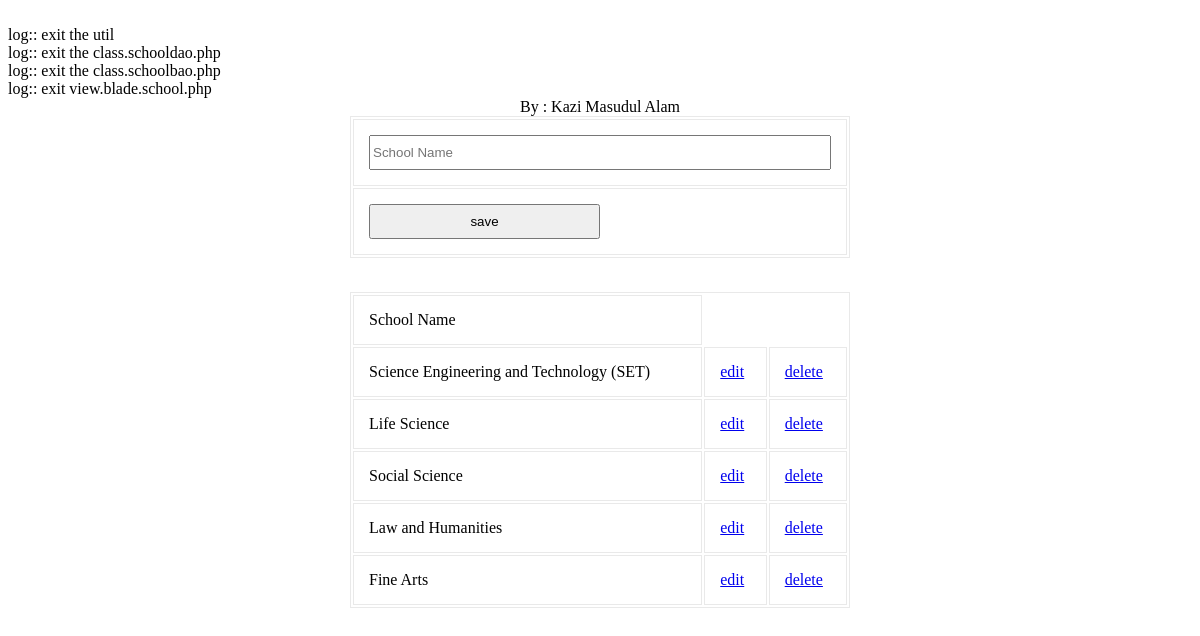
/modules/dash/view.school.php, run on the app's committed database.
### tables this page shows
CREATE TABLE `tbl_school` (
  `ID` varchar(40) NOT NULL,
  `Name` varchar(50) NOT NULL,
  `DeanID` varchar(40) NOT NULL
);

### common/class.common.php (called while the page is built, shortened)
<?php
class Result{
    private $_IsSuccess=0;
    private $_ResultObject;
    public function setIsSuccess($IsSuccess){
        $this->_IsSuccess = $IsSuccess;
    }
    public function getIsSuccess(){
        return $this->_IsSuccess;
    }
    public function setResultObject($ResultObject){
        $this->_ResultObject = $ResultObject;
    }
    public function getResultObject(){
        return $this->_ResultObject;
    }
}
class School{
    private $_ID;
    private $_Name;
    public function setID ( $ID ) {
        $this->_ID = $ID;
    }
    public function getID () {
        return $this->_ID;
    }
    public function setName( $Name ) {
        $this->_Name = $Name;
    }
    public function getName() {
        return $this->_Name;
    }
}
?>

### modules/dash/view.school.php (the view, shortened to what this page needs)
<?php
include_once 'blade/view.school.blade.php';
include_once '/../../common/class.common.php';
?>
<!DOCTYPE html PUBLIC "-//W3C//DTD XHTML 1.0 Transitional//EN" "http://www.w3.org/TR/xhtml1/DTD/xhtml1-transitional.dtd">
<html xmlns="http://www.w3.org/1999/xhtml">
	<head>
		<link rel="stylesheet" href="style.css" type="text/css" />
	</head>
<body>
<center>
	<div id="header">
		<label>By : Kazi Masudul Alam</a></label>
	</div>
	<div id="form">
		<form method="post">
			<table width="100%" border="1" cellpadding="15">
				<tr>
					<td><input type="text" name="txtName" placeholder="School Name" value="<?php
					if(isset($_GET['edit'])) echo $getROW->getName();  ?>" /></td>
				</tr>
				<tr>
					<td>
						<?php
						if(isset($_GET['edit']))
						{
							?>
							<button type="submit" name="update">update</button>
							<?php
						}
						else
						{
							?>
							<button type="submit" name="save">save</button>
							<?php
						}
						?>
					</td>
				</tr>
			</table>
		</form>
<br />
	<table width="100%" border="1" cellpadding="15" align="center">
	<?php
	$Result = $_SchoolBAO->getAllSchools();
	if($Result->getIsSuccess()){
		$SchoolList = $Result->getResultObject();
	?>
		<tr>
			<td>School Name</td>
		</tr>
		<?php
		for($i = 0; $i < sizeof($SchoolList); $i++) {
			$School = $SchoolList[$i];
			?>
		    <tr>
			    <td><?php echo $School->getName(); ?></td>
			    <td><a href="?edit=<?php echo $School->getID(); ?>" onclick="return confirm('sure to edit !'); " >edit</a></td>
			    <td><a href="?del=<?php echo $School->getID(); ?>" onclick="return confirm('sure to delete !'); " >delete</a></td>
		    </tr>
	    <?php
		}
	}
	else{
		echo $Result->getResultObject();
	}
	?>
	</table>
	</div>
</center>
</body>
</html>

### modules/dash/style.css (style rules this page uses)
#form { width:500px; margin:0px auto; text-align:center; }
#form form input { width:100%; height:35px; }
form button { width:50%; height:35px; }
table,td { border:solid #e9e9e9 1px; }

### data on the page
tbl_school: Name "Science Engineering and Technology (SET)"
tbl_school: Name "Life Science"
tbl_school: Name "Social Science"
tbl_school: Name "Law and Humanities"
tbl_school: Name "Fine Arts"
